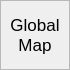
<?xml version="1.0" encoding="UTF-8"?>
<ui version="4.0">
 <class>MapWidget</class>
 <widget class="QWidget" name="MapWidget">
  <property name="windowModality">
   <enum>Qt::NonModal</enum>
  </property>
  <property name="geometry">
   <rect>
    <x>0</x>
    <y>0</y>
    <width>70</width>
    <height>70</height>
   </rect>
  </property>
  <property name="sizePolicy">
   <sizepolicy hsizetype="MinimumExpanding" vsizetype="MinimumExpanding">
    <horstretch>1</horstretch>
    <verstretch>1</verstretch>
   </sizepolicy>
  </property>
  <property name="minimumSize">
   <size>
    <width>50</width>
    <height>50</height>
   </size>
  </property>
  <property name="maximumSize">
   <size>
    <width>70</width>
    <height>70</height>
   </size>
  </property>
  <property name="sizeIncrement">
   <size>
    <width>1</width>
    <height>1</height>
   </size>
  </property>
  <property name="baseSize">
   <size>
    <width>50</width>
    <height>50</height>
   </size>
  </property>
  <property name="cursor">
   <cursorShape>CrossCursor</cursorShape>
  </property>
  <property name="mouseTracking">
   <bool>true</bool>
  </property>
  <property name="windowTitle">
   <string>Map</string>
  </property>
  <layout class="QVBoxLayout" name="layout">
   <property name="margin">
    <number>0</number>
   </property>
   <item>
    <widget class="ActLabel" name="map">
     <property name="sizePolicy">
      <sizepolicy hsizetype="Expanding" vsizetype="Expanding">
       <horstretch>0</horstretch>
       <verstretch>0</verstretch>
      </sizepolicy>
     </property>
     <property name="maximumSize">
      <size>
       <width>70</width>
       <height>70</height>
      </size>
     </property>
     <property name="font">
      <font>
       <pointsize>13</pointsize>
      </font>
     </property>
     <property name="cursor">
      <cursorShape>CrossCursor</cursorShape>
     </property>
     <property name="mouseTracking">
      <bool>true</bool>
     </property>
     <property name="autoFillBackground">
      <bool>false</bool>
     </property>
     <property name="styleSheet">
      <string notr="true">border-image: url(:/maps/global0003);</string>
     </property>
     <property name="frameShape">
      <enum>QFrame::StyledPanel</enum>
     </property>
     <property name="frameShadow">
      <enum>QFrame::Sunken</enum>
     </property>
     <property name="text">
      <string>Global Map</string>
     </property>
     <property name="textFormat">
      <enum>Qt::PlainText</enum>
     </property>
     <property name="scaledContents">
      <bool>true</bool>
     </property>
     <property name="alignment">
      <set>Qt::AlignCenter</set>
     </property>
     <property name="wordWrap">
      <bool>true</bool>
     </property>
     <property name="textInteractionFlags">
      <set>Qt::NoTextInteraction</set>
     </property>
    </widget>
   </item>
  </layout>
 </widget>
 <customwidgets>
  <customwidget>
   <class>ActLabel</class>
   <extends>QLabel</extends>
   <header>ActiveLabel</header>
  </customwidget>
 </customwidgets>
 <resources/>
 <connections/>
</ui>
